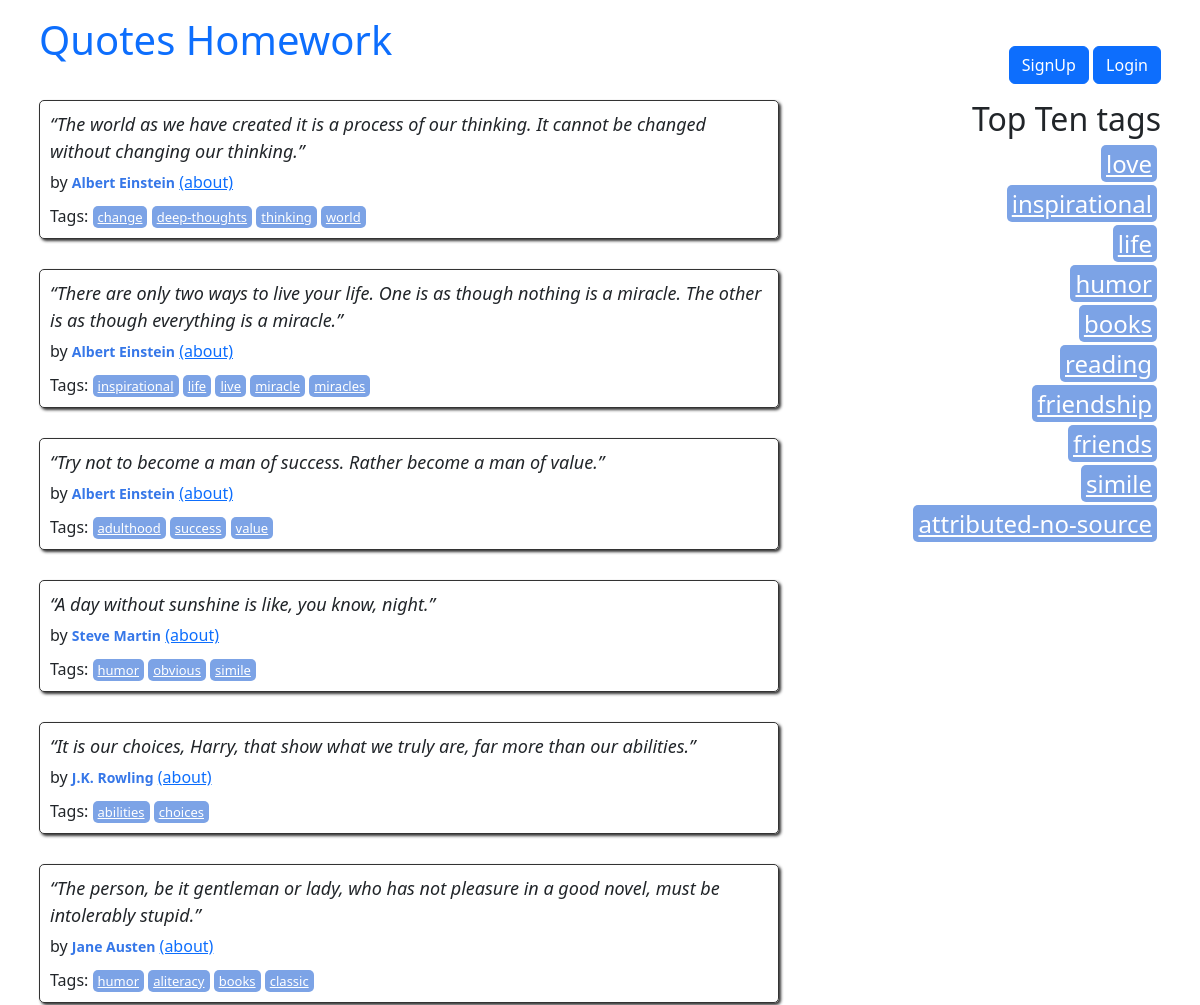
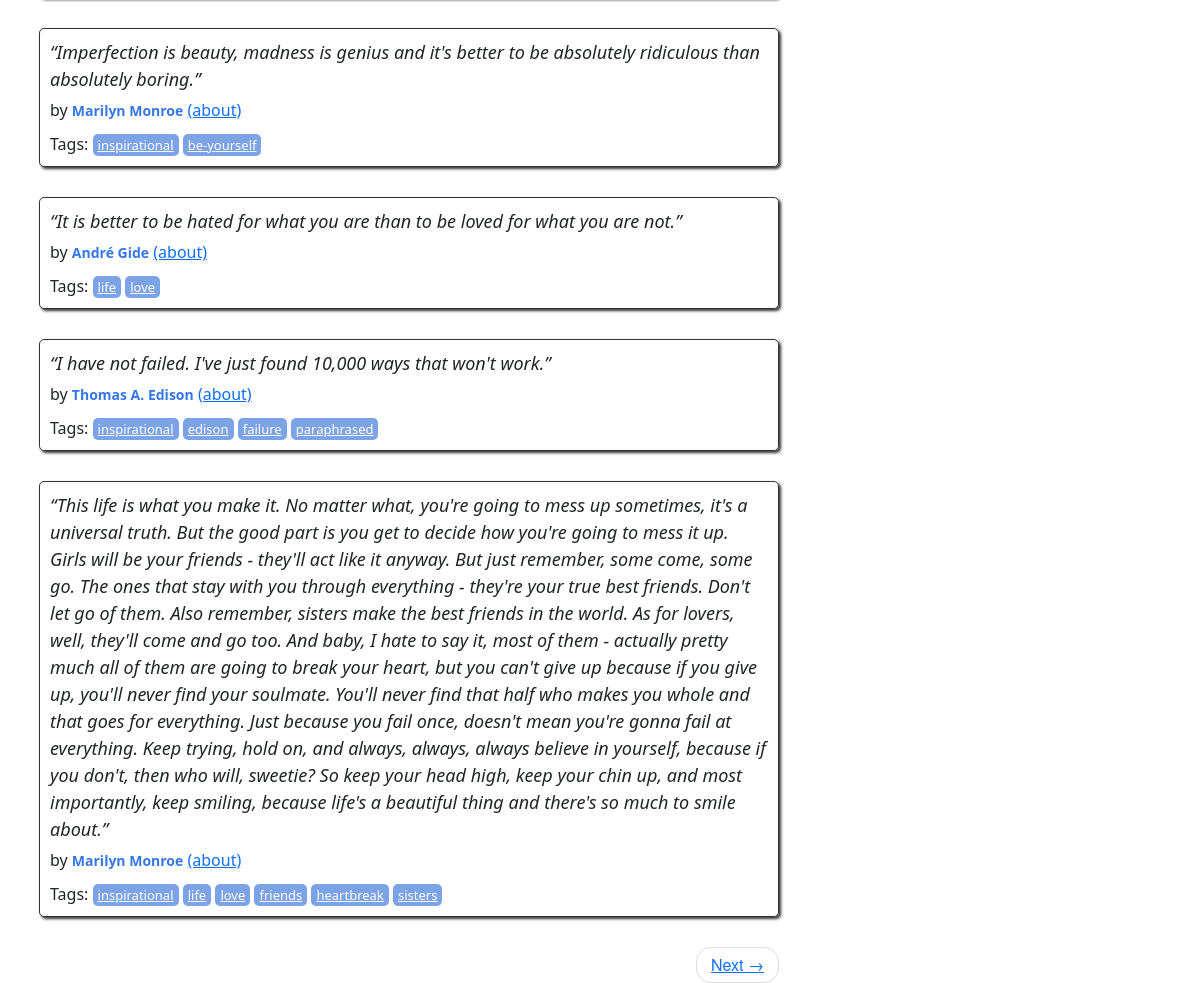
The page / on the database its author committed (2 pictures, top to bottom).
### quotes/models.py (models this page shows)
class Quote(models.Model):
    quote = models.TextField()
    tags = models.ManyToManyField(Tag)
    author = models.ForeignKey(Author, on_delete=models.CASCADE, null=True, default=None)
    created_at = models.DateTimeField(auto_now_add=True)

class Author(models.Model):
    fullname = models.CharField(max_length=50)
    born_date = models.CharField(max_length=50)
    born_location = models.CharField(max_length=150)
    description = models.TextField()
    created_at = models.DateTimeField(auto_now_add=True)

class Tag(models.Model):
    name = models.CharField(max_length=50, unique=True, null=False)

### quotes/views.py (the view)
# urls.py: path("", views.main, name="main"),
def main(request, page=1):
    quotes = Quote.objects.filter().all()
    per_page = 10
    paginator = Paginator(list(quotes), per_page)
    quotes_on_page = paginator.page(page)
    tags_top = get_top_10_tags()
    return render(
        request,
        "quotes/index.html",
        context={"quotes": quotes_on_page, "top_tags": tags_top},
    )

### quotes/models.py (called while the page is built)
def get_top_10_tags():
    return Tag.objects.annotate(num_quotes=models.Count('quote')).order_by('-num_quotes')[:10]

### quotes/templates/quotes/index.html (shortened to what this page needs)
{% extends "quotes/base.html" %} {% load extract %}
{% block content %}
<div class="row">
  <div class="col-md-8">
    {% for quote in quotes %}
    <div class="quote" itemscope="" itemtype="http://schema.org/CreativeWork">
      <span class="text" itemprop="text">{{quote.quote}}</span>
      <span
        >by {% if quote.author %}
        <small class="author" itemprop="author"
          >{{ quote.author.fullname }}</small
        >
        <a href="{% url 'quotes:author_detail' quote.author.id %}">(about)</a>
        {% else %}
        <small class="author" itemprop="author">Unknown Author</small>
        {% endif %}
      </span>
      <div class="tags">
        Tags: {% for tag in quote.tags.all %}
        <a class="tag" href="{% url 'quotes:tag' tag.id %}">{{tag.name}}</a>
        {% endfor %}
      </div>
    </div>
    {% endfor %}
    <nav>
      <ul class="pager">
         {% if quotes.has_next %}
        <li class="next">
          <a
            href="{% if quotes.has_next %} {% url 'quotes:root_paginate' quotes.next_page_number %} {% else %} # {% endif %}"
            >Next <span aria-hidden="true">→</span></a
          >
        </li>
        {% endif %}
      </ul>
    </nav>
  </div>
  <div class="col-md-4 tags-box">
    <h2>Top Ten tags</h2>
    {% for tag in top_tags %}
    <span class="tag-item">
      <a
        class="tag"
        style="font-size: 24px"
        href="{% url 'quotes:tag' tag.id %}"
        >{{ tag.name }}</a
      >
    </span>
    {% endfor %}
  </div>
</div>
{% endblock content %}

### quotes/templates/quotes/base.html (shortened to what this page needs)
<!DOCTYPE html>
<html>
  <head>
    <link
    href="https://cdn.jsdelivr.net/npm/bootstrap@5.3.3/dist/css/bootstrap.min.css"
    rel="stylesheet"
    />
    {% load static %}
    <link rel="stylesheet" href="{% static "quotes/style.css" %}">
  </head>
  <body>
    <div class="container">
      <div class="row header-box pt-3">
        <div class="col-md-8">
          <h1>
            <a href="/" style="text-decoration: none">Quotes Homework</a>
          </h1>
        </div>
        <div class="col-md-4">
          <p>
            {% if user.is_authenticated %}
            <a href="{% url 'users:logout'%}" class="btn btn-secondary">Logout</a>
            {% else %}
            <a href="{% url 'users:signup'%}" class="btn btn-primary">SignUp</a>
            <a href="{% url 'users:login'%}" class="btn btn-primary">Login</a>
            {% endif %}
          </p>
        </div>
      </div>
      {% block content %}{% endblock content %}
    </div>
  </body>
</html>

### quotes/static/quotes/style.css (style rules this page uses)
.quote { padding: 10px; margin-bottom: 30px; border: 1px solid #333333; border-radius: 5px; box-shadow: 2px 2px 3px #333333; }
.row { margin-left: -15px; margin-right: -15px; }
.quote span.text { display: block; margin-bottom: 5px; font-size: large; font-style: italic; }
.quote small.author { font-weight: bold; color: #3677E8; }
.quote .tags { margin-top: 10px; }
.tag { padding: 2px 5px; border-radius: 5px; color: white; font-size: small; background-color: #7CA3E6; }
.pager { font-family: "Raleway","Helvetica Neue",Helvetica,Arial,sans-serif; padding-left: 0; margin: 22px 0; list-style: none; text-align: center; }
.pager li { display: inline; }
.pager .next>a, .pager .next>span { float: right; }
.pager li>a, .pager li>span { display: inline-block; padding: 5px 14px; background-color: #ffffff; border: 1px solid #dddddd; border-radius: 15px; }
.tags-box { text-align: right; }
.tag-item { display: block; margin: 4px; }
.header-box p { margin-top: 30px; float: right; }

### rows shown on the page
Quote: quote "“The world as we have created it is a process of our thinking. It cannot be changed without changing our thinking.”", author.fullname "Albert Einstein"
Tag: name "change"
Tag: name "deep-thoughts"
Tag: name "thinking"
Tag: name "world"
Quote: quote "“There are only two ways to live your life. One is as though nothing is a miracle. The other is as though everything is a miracle.”", author.fullname "Albert Einstein"
Tag: name "inspirational"
Tag: name "life"
Tag: name "live"
Tag: name "miracle"
Tag: name "miracles"
Quote: quote "“Try not to become a man of success. Rather become a man of value.”", author.fullname "Albert Einstein"
Tag: name "adulthood"
Tag: name "success"
Tag: name "value"
Quote: quote "“A day without sunshine is like, you know, night.”", author.fullname "Steve Martin"
Tag: name "humor"
Tag: name "obvious"
Tag: name "simile"
Quote: quote "“It is our choices, Harry, that show what we truly are, far more than our abilities.”", author.fullname "J.K. Rowling"
Tag: name "abilities"
Tag: name "choices"
Quote: quote "“The person, be it gentleman or lady, who has not pleasure in a good novel, must be intolerably stupid.”", author.fullname "Jane Austen"
Tag: name "aliteracy"
Tag: name "books"
Tag: name "classic"
Quote: quote "“Imperfection is beauty, madness is genius and it's better to be absolutely ridiculous than absolutely boring.”", author.fullname "Marilyn Monroe"
Tag: name "be-yourself"
Quote: quote "“It is better to be hated for what you are than to be loved for what you are not.”", author.fullname "André Gide"
Tag: name "love"
Quote: quote "“I have not failed. I've just found 10,000 ways that won't work.”", author.fullname "Thomas A. Edison"
Tag: name "edison"
Tag: name "failure"
Tag: name "paraphrased"
Quote: quote "“This life is what you make it. No matter what, you're going to mess up sometimes, it's a universal truth. But the good part is you get to decide how you're going to mess it up. Girls will be your friends - they'll act like it anyway. But just remember, some come, some go. The ones that stay with you through everything - they're your true best friends. Don't let go of them. Also remember, sisters make the best friends in the world. As for lovers, well, they'll come and go too. And baby, I hate to say it, most of them - actually pretty much all of them are going to break your heart, but you can't give up because if you give up, you'll never find your soulmate. You'll never find that half who…", author.fullname "Marilyn Monroe"
Tag: name "friends"
Tag: name "heartbreak"
Tag: name "sisters"
Tag: name "reading"
Tag: name "friendship"
Tag: name "attributed-no-source"
